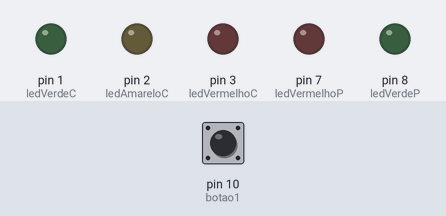
Simulated run of this sketch. Board: Arduino Uno, built with avr-gcc and run on an emulated ATmega328P. On the bench: output pins drawn as LEDs (lit = HIGH). Inputs (shaded band) come from the test bench; at power-on: pin 10 (botao1) HIGH.

Above: at 1.2 s.
1.3 s: pin 10 (botao1) pulled LOW for 0.15 s
At 2.7 s:
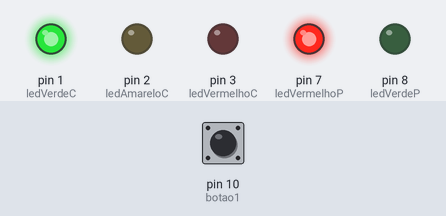
At 4.2 s:
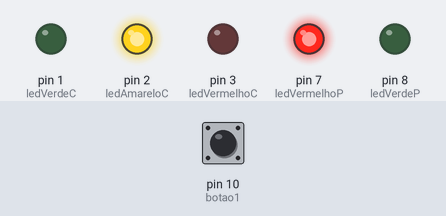
Timing chart, 0 to 13.4 s (numbered marks = the images above; inputs shaded):
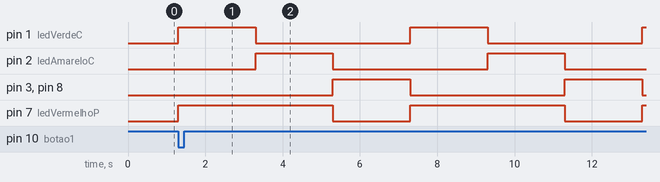

Measured:
- after the input at 1.3 s, pin 1 (ledVerdeC): alternates HIGH for 2.0 s and LOW for 4.0 s, starting at once; pin 2 (ledAmareloC): alternates HIGH for 2.0 s and LOW for 4.0 s, starting after 2.0 s

The sketch:

cool_jaiks1.ino
```cpp
int ledVermelhoC = 3;
int ledAmareloC = 2;
int ledVerdeC = 1;
int ledVermelhoP = 7;
int ledVerdeP = 8;
bool botao = false;
int botao1 = 10;

void setup() {
  pinMode(botao1, INPUT_PULLUP);
  pinMode(ledVermelhoC, OUTPUT);
  pinMode(ledAmareloC, OUTPUT);
  pinMode(ledVerdeC, OUTPUT);
  pinMode(ledVermelhoP, OUTPUT);
  pinMode(ledVerdeP, OUTPUT);
}

void loop() {

  if((botao == false) && (digitalRead(botao1) == LOW)){
    botao = true;


  }else if((botao == true) && (digitalRead(botao1) == LOW)){
  	botao = false;
  }

  if(botao == true){
  	digitalWrite(ledVermelhoP, HIGH);
    digitalWrite(ledVerdeC, HIGH);
    delay(2000);

    digitalWrite(ledVerdeC, LOW);
    digitalWrite(ledAmareloC, HIGH);
    delay(2000);

    digitalWrite(ledAmareloC, LOW);
    digitalWrite(ledVermelhoC, HIGH);
    digitalWrite(ledVermelhoP, LOW);
    digitalWrite(ledVerdeP, HIGH);
  	delay(2000);

  	digitalWrite(ledVermelhoC, LOW);
    digitalWrite(ledVerdeP, LOW);

  }else{
  	digitalWrite(ledVermelhoC, LOW);
    digitalWrite(ledAmareloC, LOW);
  	digitalWrite(ledVerdeC, LOW);
  	digitalWrite(ledVermelhoP, LOW);
  	digitalWrite(ledVerdeP, LOW);
    }
  }
```
